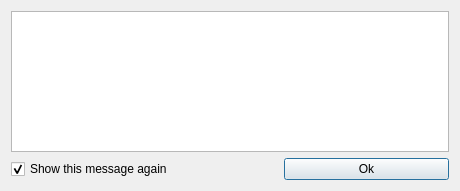
<?xml version="1.0" encoding="UTF-8"?>
<ui version="4.0">
 <class>DialogCheck</class>
 <widget class="QDialog" name="DialogCheck">
  <property name="geometry">
   <rect>
    <x>0</x>
    <y>0</y>
    <width>460</width>
    <height>191</height>
   </rect>
  </property>
  <property name="windowTitle">
   <string>Dialog</string>
  </property>
  <layout class="QGridLayout" name="gridLayout">
   <item row="1" column="2">
    <widget class="QPushButton" name="pushButton">
     <property name="minimumSize">
      <size>
       <width>165</width>
       <height>0</height>
      </size>
     </property>
     <property name="maximumSize">
      <size>
       <width>165</width>
       <height>16777215</height>
      </size>
     </property>
     <property name="text">
      <string>Ok</string>
     </property>
    </widget>
   </item>
   <item row="1" column="1">
    <spacer name="horizontalSpacer">
     <property name="orientation">
      <enum>Qt::Horizontal</enum>
     </property>
     <property name="sizeHint" stdset="0">
      <size>
       <width>40</width>
       <height>20</height>
      </size>
     </property>
    </spacer>
   </item>
   <item row="1" column="0">
    <widget class="QCheckBox" name="checkBox">
     <property name="text">
      <string>Show this message again</string>
     </property>
     <property name="checked">
      <bool>true</bool>
     </property>
    </widget>
   </item>
   <item row="0" column="0" colspan="3">
    <widget class="QTextBrowser" name="textBrowser">
     <property name="openExternalLinks">
      <bool>true</bool>
     </property>
    </widget>
   </item>
  </layout>
 </widget>
 <resources/>
 <connections/>
</ui>
